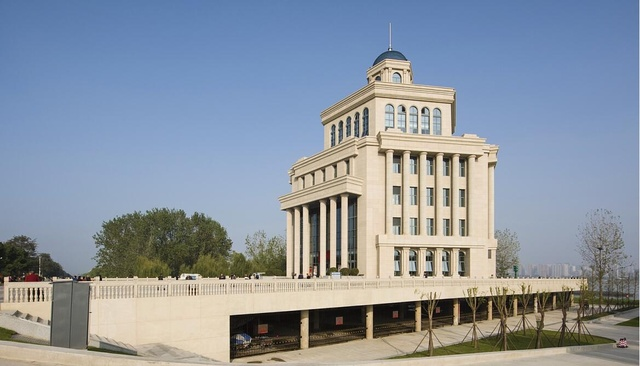
#> input picture build.jpg, 640 x 366 px
$ python cv_means.py
#> lines starting #> are read from the running program, lines starting #| are printed output that depends on the picture
# -*- coding: utf-8 -*-
"""
Created on Thu Nov 16 20:12:54 2017

@author: rd0348
"""

import numpy as np
import cv2
from matplotlib import pyplot as plt

img = cv2.imread('build.jpg')
#> img is the input picture: shape (366, 640, 3); mean B, G, R 159.6, 148.4, 139.3
b,g,r = cv2.split(img)           # get b,g,r
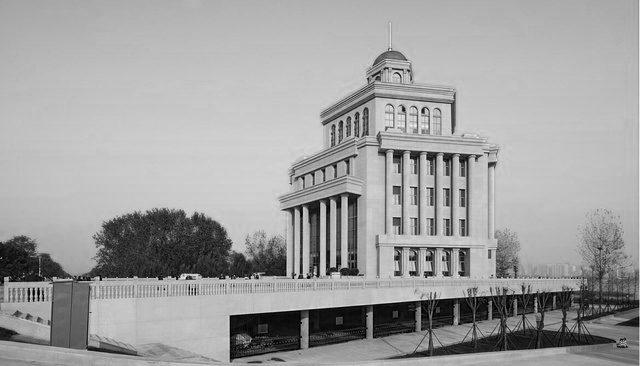
#> b: shape (366, 640); min 0, max 255, mean 159.6
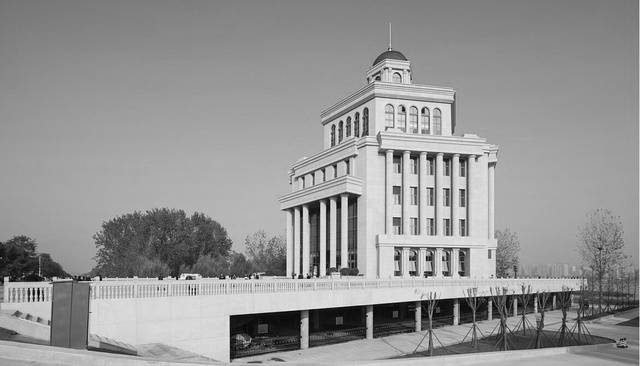
#> g: shape (366, 640); min 0, max 255, mean 148.4
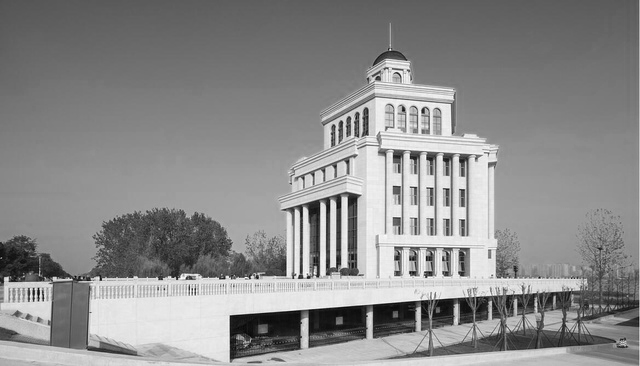
#> r: shape (366, 640); min 4, max 255, mean 139.3
rgb_img = cv2.merge([r,g,b])     # switch it to rgb

# Denoising
dst = cv2.fastNlMeansDenoisingColored(img,None,10,10,7,21)

b,g,r = cv2.split(dst)           # get b,g,r
rgb_dst = cv2.merge([r,g,b])     # switch it to rgb

plt.subplot(211),plt.imshow(rgb_img)
plt.subplot(212),plt.imshow(rgb_dst)
plt.show()
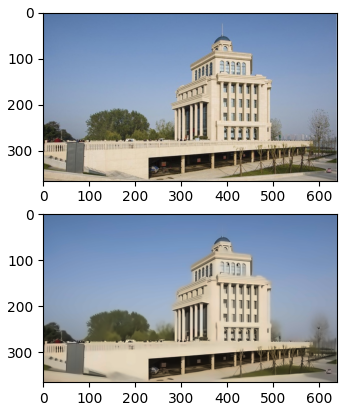
#> figure drawn by matplotlib, 2 panels
